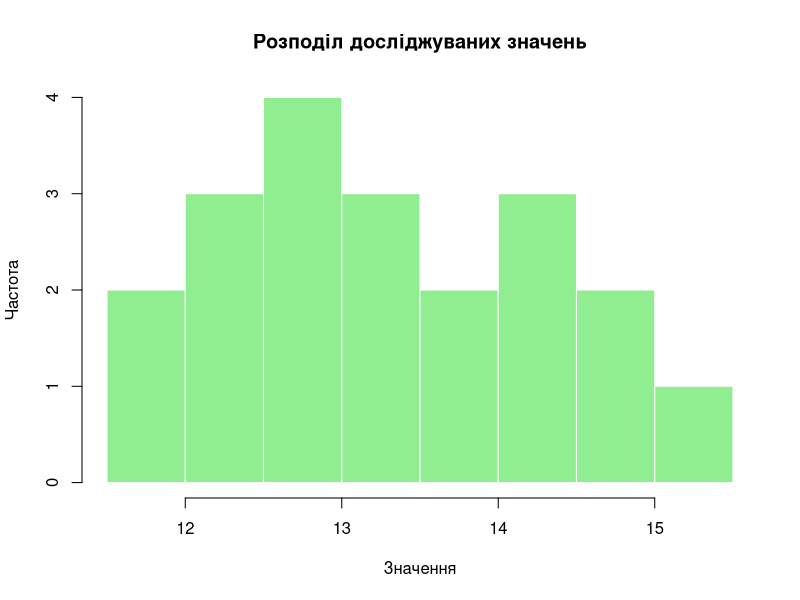
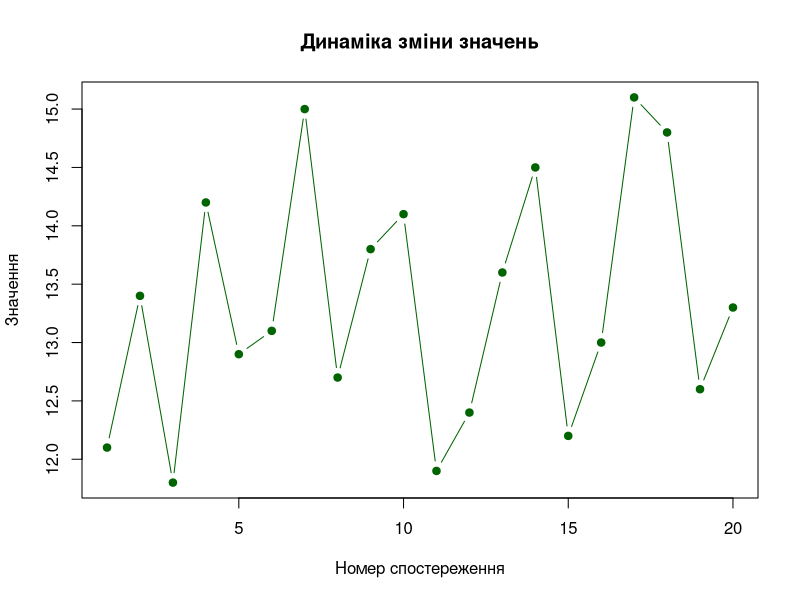
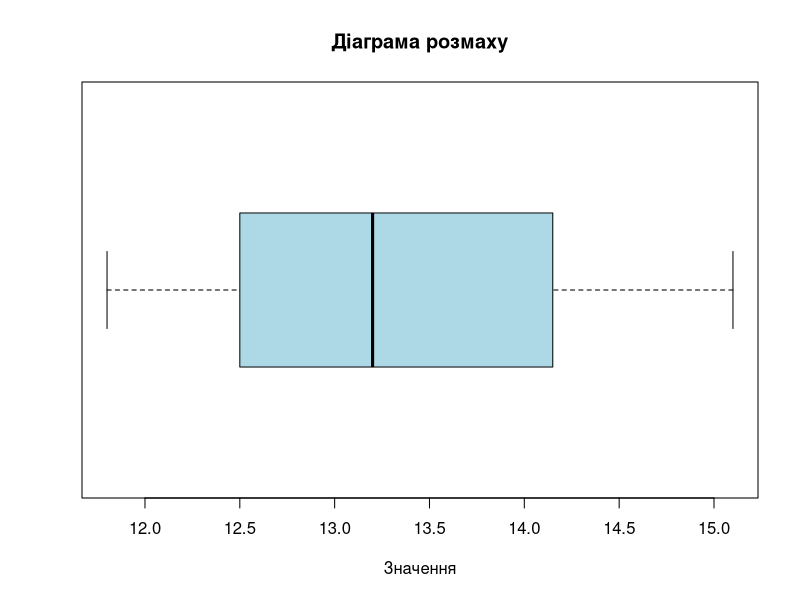

The R script that drew these images, in order:
## ---- chunk 1
cat("МЕТА РОБОТИ:
Опанувати базові навички роботи з мовою R, навчитися виконувати обчислення, 
створювати вектори, таблиці даних, рахувати статистики та будувати графіки.

КОРОТКІ ТЕОРЕТИЧНІ ВІДОМОСТІ:
R — мова програмування для статистичної обробки даних та візуалізації.
Основні структури: числа, вектори, data.frame, фактори, списки.
Оператор присвоювання: <-.\n")
## ---- chunk 2
my_values <- c(
  12.1, 13.4, 11.8, 14.2, 12.9,
  13.1, 15.0, 12.7, 13.8, 14.1,
  11.9, 12.4, 13.6, 14.5, 12.2,
  13.0, 15.1, 14.8, 12.6, 13.3
)

my_data <- data.frame(
  observation = 1:20,
  value = my_values
)

print(my_data)
## ---- chunk 3
stats <- data.frame(
  n = length(my_values),
  mean_value = mean(my_values),
  median_value = median(my_values),
  min_value = min(my_values),
  max_value = max(my_values),
  variance_value = var(my_values),
  sd_value = sd(my_values)
)

print(stats)
## ---- chunk 4
#| label: lab-graphics
#| fig-show: hold
#| echo: true

hist(
  my_values,
  main = "Розподіл досліджуваних значень",
  xlab = "Значення",
  ylab = "Частота",
  col = "lightgreen",
  border = "white"
)

plot(
  my_data$observation,
  my_data$value,
  type = "b",
  pch = 19,
  col = "darkgreen",
  xlab = "Номер спостереження",
  ylab = "Значення",
  main = "Динаміка зміни значень"
)

boxplot(
  my_values,
  horizontal = TRUE,
  col = "lightblue",
  main = "Діаграма розмаху",
  xlab = "Значення"
)
## ---- chunk 5
#| label: interpretation
cat("1. Середнє (13.33) та медіана (13.20) близькі, розподіл симетричний.\n")
cat("2. Значення коливаються від 11.8 до 15.1, розмах становить 3.3.\n")
cat("3. Стандартне відхилення (1.01) показує низьку мінливість даних.\n")
cat("4. Графіки підтверджують рівномірність, аномальних викидів немає.\n")
cat("ВИСНОВКИ: У ході роботи вивчено базовий інструментарій R.\n")
